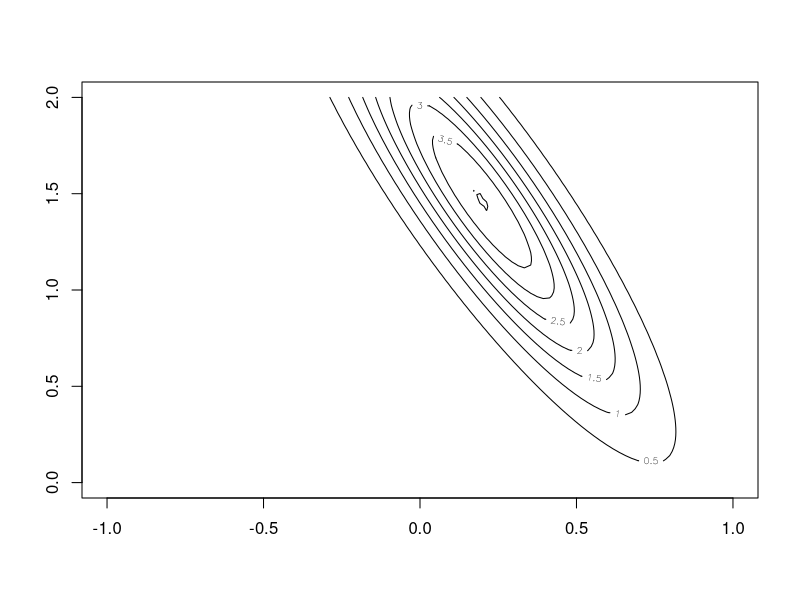
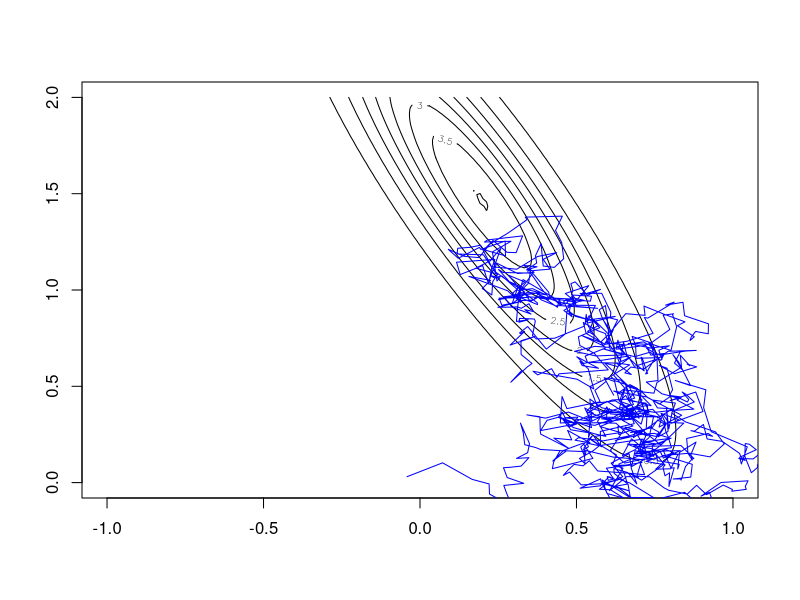
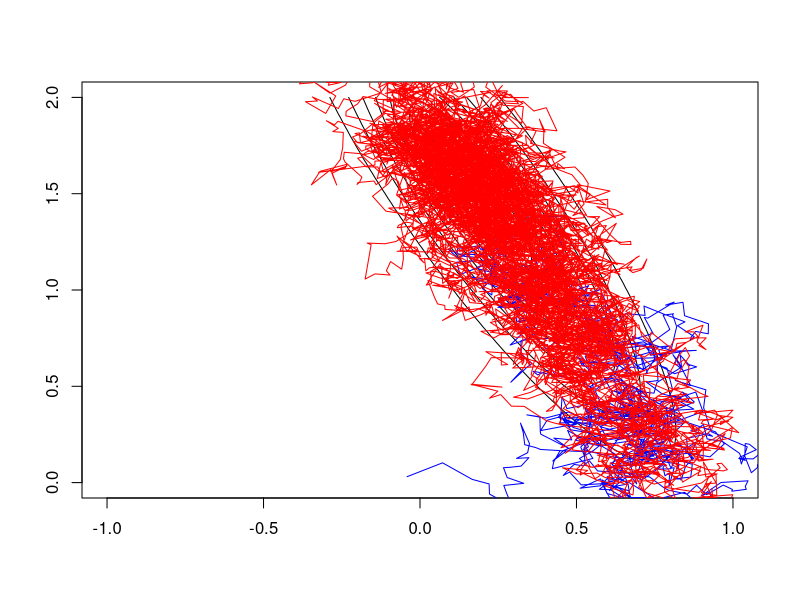

Here is the R script that generated these plots, in order:
pe <- function (e, sigma.e) {exp(-0.5*(e/sigma.e)^2)/sigma.e/sqrt(2*pi)}
pyx <- function (y, x, a.0, a.1, sigma.e) {pe(y - (a.0 + a.1*x), sigma.e)}
pa.0 <- function (a.0) {exp(-0.5*a.0^2)/sqrt(2*pi)}
pa.1 <- function (a.1) {a.1*exp(-a.1)}

data.y <- c(0.35, 0.9, 1.1)
data.x <- c(0.1, 0.5, 0.6)

L <- function (a.0, a.1, sigma.e) {pyx (data.y[1], data.x[1], a.0, a.1, sigma.e) * 
                                   pyx (data.y[2], data.x[2], a.0, a.1, sigma.e) * 
                                   pyx (data.y[3], data.x[3], a.0, a.1, sigma.e)}

L2 <- function (a.0, a.1) {L (a.0, a.1, 0.25)}

a.0 <- seq (-1, 1, length=100)
a.1 <- seq (0, 2, length=100)
z  <- outer (a.0, a.1, Vectorize (L2))
svg ("proportional_target.svg")
contour (x=a.0, y=a.1, z)
dev.off ()

Q <- function (a.0, a.1) {rnorm (2, mean=c(a.0, a.1), sd=0.05)}

mcmc.sequence <- function (n, p0) {
  a.0 <- vector (length=n)
  a.1 <- vector (length=n)
  a.0[1] <- p0[1]
  a.1[1] <- p0[2]
  for (i in 2:n) {
    p1 <- Q (p0[1], p0[2])
    r <- L2 (p1[1], p1[2]) / L2 (p0[1], p0[2])
    if (r > 1 || r > runif(1)) {p0 <- p1}
    a.0[i] <- p0[1]
    a.1[i] <- p0[2]
  }
  list (x=a.0, y=a.1)
}

p0 <- Q(0, 0)

a.initial <- mcmc.sequence (1000, p0)
svg ("target+initial-sequence.svg")
contour (x=a.0, y=a.1, z)
lines (a.initial, col="blue")
dev.off ()

a.additional <- mcmc.sequence (10000, c(a.initial$x[1000], a.initial$y[1000]))
svg ("target+initial+subsequent-sequence.svg")
contour (x=a.0, y=a.1, z)
lines (a.initial, col="blue")
lines (a.additional, col="red")
dev.off ()
